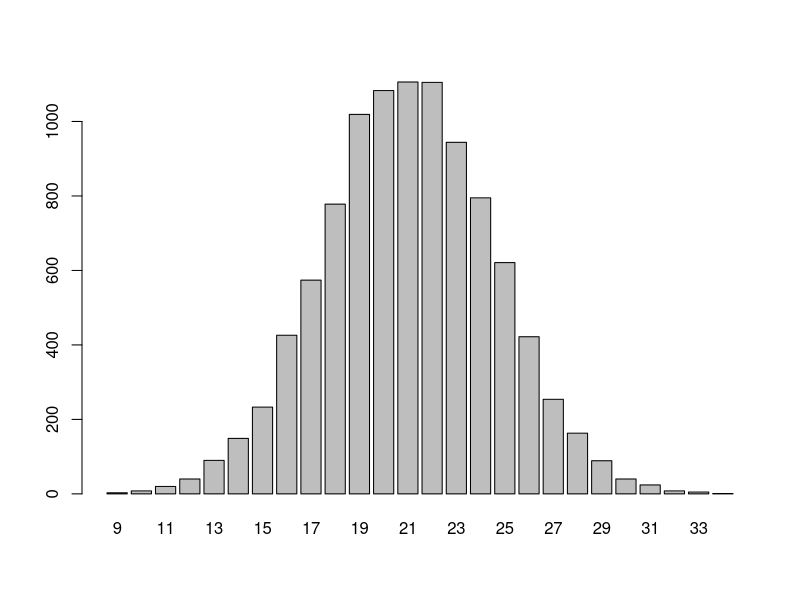
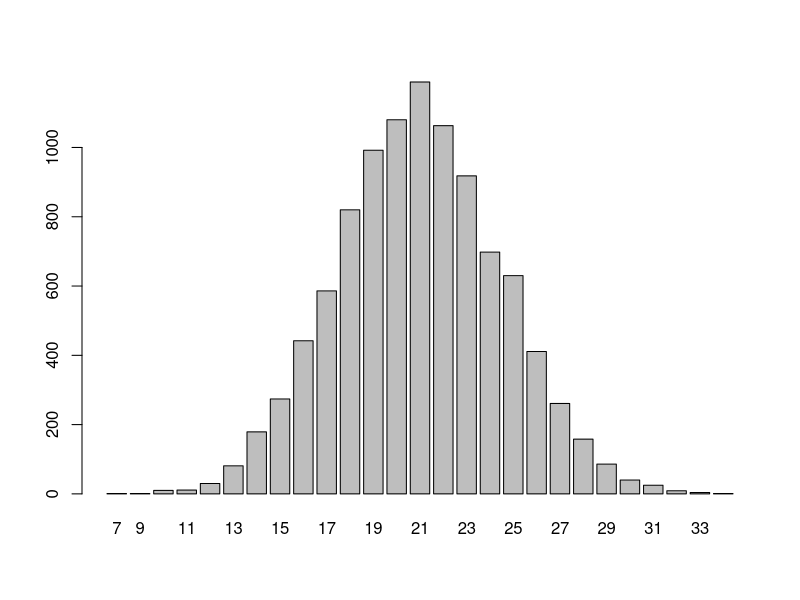

Generate these figures, in order, with R:
## ---- chunk 1
animals = c("cat","rabbit","horse","boar","lynx")
## ---- chunk 2
x = c(79.3,51.1,93.6,62.3,61.8)
## ---- chunk 3
L = c(TRUE,FALSE,FALSE,FALSE,FALSE)
## ---- chunk 4
typeof(animals)
## ---- chunk 5
typeof(c(1,2,"potato"))
## ---- chunk 6
matrix(c("a","a","a","b","b","b","c","c","c","d","d","d"),nrow = 4,byrow=TRUE)
## ---- chunk 7
matrix(c("a","a","a","b","b","b","c","c","c","d","d","d"),nrow = 3,byrow=FALSE)
## ---- chunk 8
a = c("McMinnville","Denver","Minneapolis","Charleston")
x = c(45.21,39.74,44.98,32.78)
y = c(123.19,104.99,93.26,79.93)
df = data.frame(city = a, lat = x, long = y)
df
## ---- chunk 9
hr = c(13,27,26,44,30,39,40,34,45,44,24,32,44,39,29,44,38,47,34,40,20,12,10)
## ---- chunk 10
diff(hr)
## ---- chunk 11
cumsum(hr)
## ---- chunk 12
12 >= 5
## ---- chunk 13
16 == 2*8
"ab"=="ba"
## ---- chunk 14
x = 3 # this defines the variable
x^2+3*x == 12 #this asks whether x^2 + 3*x equals 12 for the currently stored value of x (x=3 in this case)
## ---- chunk 15
c(1,8,4,6) > 5
## ---- chunk 16
v = c("bob","wilma","hedgie")
"frank" %in% v
## ---- chunk 17
"wilma" %in% v
## ---- chunk 18
sum(c(TRUE,FALSE,TRUE,FALSE,TRUE,TRUE))
## ---- chunk 19
sum(hr >= 40)
## ---- chunk 20
which(hr >= 40)
## ---- chunk 21
hr
## ---- chunk 22
hr[3]
## ---- chunk 23
hr[c(1,3,5)]
## ---- chunk 24
v = c(3,2,6,8); w = c(2,3,1,8)
sum(v==w) # how often they match
## ---- chunk 25
which(v==w) #where they match
## ---- chunk 26
v[which(v==w)] 
## ---- chunk 27
v = c(-1,1,3)
w = c(1,4,5)
## ---- chunk 28
8*v
## ---- chunk 29
8 + v
## ---- chunk 30
u = c(1,2,3)
v = c(4,5,6)
c(u,v)
## ---- chunk 31
A = c("Will","Lucas","Mike","Dustin")
A = c(A,"Eleven")
A
## ---- chunk 32
A[6]="Max" # creates new position after the last previous position
A
## ---- chunk 33
die = 1:20
## ---- chunk 34
8:2
## ---- chunk 35
letters
## ---- chunk 36
skittles = rep(c("red","orange","yellow","green","purple"),
               c(40,30,25,60,20)
               )
## ---- chunk 37
table(skittles)
## ---- chunk 38
seq(0,1,by=.1)
## ---- chunk 39
sample(hr,2)
## ---- chunk 40
grab=sample(skittles,20)
table(grab)
## ---- chunk 41
sum(grab=="orange")
## ---- chunk 42
animals = c("cat","dog","hedgehog","rabbit")
## ---- chunk 43
sample(animals) #default size is the length of the vector
## ---- chunk 44
picks=sample(animals,1000,replace=TRUE) 
table(picks) 
## ---- chunk 45
picks2 = sample(animals,
                size=1000,
                replace=TRUE,
                prob=c(.2,.4,.3,.1))
table(picks2)
## ---- chunk 46
sample(1:9,4)
## ---- chunk 47
sample(1:9,12,replace=TRUE)
## ---- chunk 48
rolls = sample(1:6,
               size=100,
               replace=TRUE,
               prob=c(.2,.1,.05,.4,.1,.15))
table(rolls)
## ---- chunk 49
pop=rep(c("L","R"),c(800,9200)) # a population of 10,000 people, 800 of them lefties
table(sample(pop,size=45)) 
## ---- chunk 50
die=c("L","R")
table(sample(die,size=45,replace=TRUE,prob=c(.08,.92)))
## ---- chunk 51
colors=c("orange","blue")
orange_counts=c() #a vector for storing the results of each trial
for (i in 1:10000){
  orange_counts[i]=sum(sample(colors,50,replace=TRUE,prob=c(.42,.58))=="orange")
}
## ---- chunk 52
barplot(table(orange_counts))
## ---- chunk 53
colors=c("orange","blue")
orange_counts = 
  replicate(10000,
            sum(sample(colors,50,replace=TRUE,prob=c(.42,.58)) == "orange")
            )
## ---- chunk 54
barplot(table(orange_counts))
## ---- chunk 55
x = c("a","c","c","z","z","z")
## ---- chunk 56
x = 1:6
p = c(.1,.1,0,.5,.1,.2)
